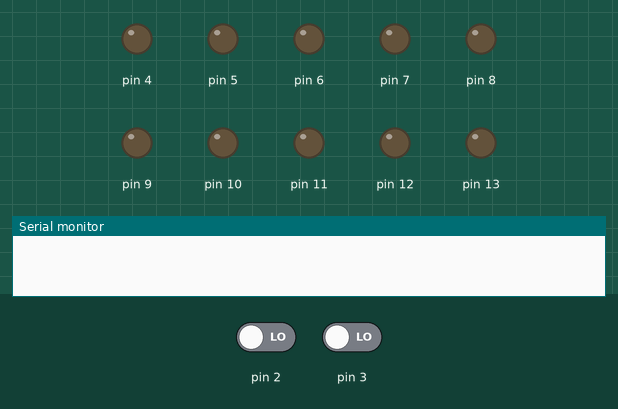
Recording of a sketch running on a simulated Arduino Uno, built with avr-gcc and run on an emulated ATmega328P. Parts: output pins drawn as LEDs (lit = HIGH), the last lines printed to the serial monitor. Dashed ring = blinking. The test bench sets the inputs (shaded band); at power-on: pin 2 LOW, pin 3 LOW.

Above: at 1.2 s.
1.3 s: pin 2 driven HIGH
At 2.1 s:
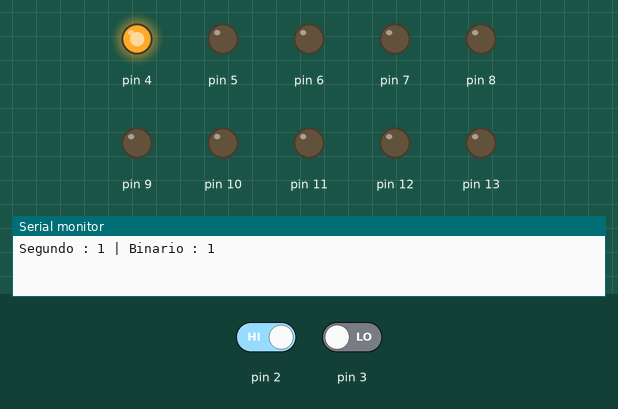
At 3.1 s:
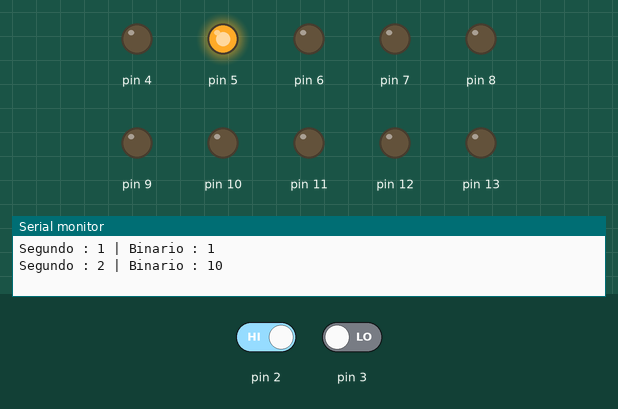
4.3 s: pin 3 driven HIGH
At 20.6 s:
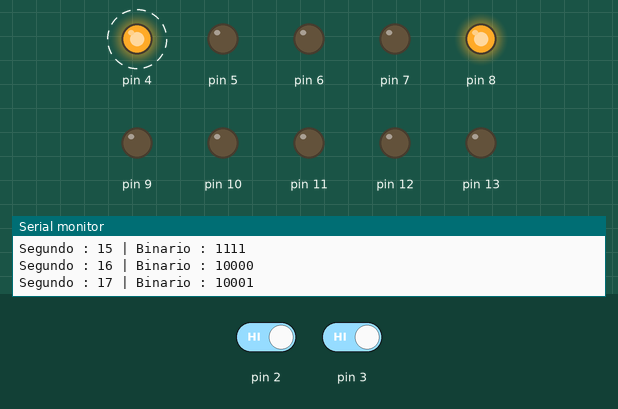
Timing chart, 0 to 24.8 s (numbered marks = the images above; inputs shaded):
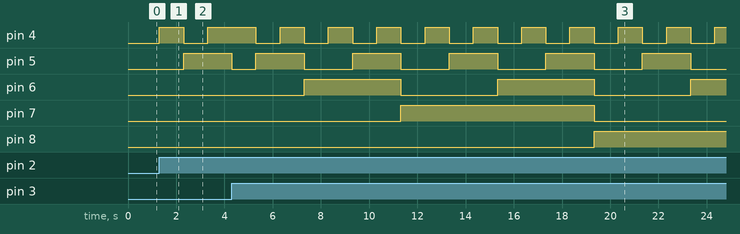

Measured:
- after the input at 1.3 s, pin 4: LOW → HIGH at once, → LOW 1.0 s later, → HIGH 1.0 s later; pin 5: LOW → HIGH after 1.0 s
- after the input at 4.3 s, pin 8: LOW → HIGH after 15.0 s instead of 12.0 s
- by itself, pin 6: alternates HIGH for 4.0 s and LOW for 4.0 s

The sketch:

copy_of_tp_01_cron_metro_binario_empty_1.ino
```cpp
/*
 *	Trabajo Práctico 1: Cronómetro Binario
 *
 *	Al iniciar la simulacion, todos los led deben comenzar apagados.
 *	Cada 1 segundo que transcurra, se deben encender los led
 *	de acuerdo al numero que representan.
 *
 *	Ejemplo:
 *
 *	El numero 15 (0000001111) se representaria encendiendo los
 *	leds AMARILLO y NARANJA.
 *	Al pasar al numero 16 (0000010000), se deben apagar todos
 *	los led anteriores y encenderse uno de los leds VERDES.
 *	Notese, en el ejemplo los 0 representan los led apagados
 *	y los 1 los led encendidos).
 *
 *	-------------------------------------------------------
 *
 *	Al presionarse el boton START, debe iniciar el cronometro.
 *	Volver a presionarlo hace que la secuencia se detenga.
 *  (Como si se hubiese presionado pausa).
 *	Al presionarse el boton RESET, el cronometro
 *	debe reiniciarse y arrancar de 0.
 *
 *	Tip: Modularizar la función que controla el encendido de los
 *	LEDS y de ser posible, todo el código para evitar repetir lineas lo mas posible.
 *  Usar millis para controlar el tiempo del contador para que el cambio de los
 *	leds encendidos sea perceptible para el ojo humano y
 *	documentar cada función creada en el código.
 *	Un breve comentario que diga que es lo que hace esa función
 *  y de corresponder, que retorna).
*/

//##### Una Ayudita #####
//--- Defines ---//
#define ZERO_TO_HERO 0          //? To start the counter from 0
#define BUTTON_START 2
#define BUTTON_RESET 3
#define FIRST_LED 4             //? First pin of the leds
#define LAST_LED 13             //? Last pin of the leds
#define BASE_MILLI_SECONDS 1000 //? Secods expresed in miliseconds
#define MAX_SECONDS 1023        //! Max amount of secods to show
//--- End Defines ---//

// C++ code
//


void setup()
{
  pinMode(2,INPUT);
  pinMode(3, INPUT);
  pinMode(4, OUTPUT);
  pinMode(5, OUTPUT);
  pinMode(6, OUTPUT);
  pinMode(7, OUTPUT);
  pinMode(8, OUTPUT);
  pinMode(9, OUTPUT);
  pinMode(10, OUTPUT);
  pinMode(11, OUTPUT);
  pinMode(12, OUTPUT);
  pinMode(13, OUTPUT);

  Serial.begin(9600);
}
	int botonStarAntes=0;
	int botonResetAntes=0;
	int contador = 0;
	unsigned long tiempoAntes = 0;
	int banderaStar;
	int valorBandera= 0;
	int banderaReset = 0;

void loop()
{
  unsigned long tiempoAhora = millis();

  int botonStarAhora = digitalRead(2);
  int botonResetAhora = digitalRead(3);

  if(botonStarAhora == 1 && botonStarAntes == 0)
  {
    valorBandera = !valorBandera;
    banderaStar = valorBandera;
  }
  botonStarAntes = botonStarAhora;

  if(botonResetAhora == 1 && botonResetAntes == 0)
  {
    banderaReset = 1;
  }
  botonResetAntes=botonResetAhora;

  if(banderaReset ==  1)
  {
    contador = 0;
    banderaReset = 0;
  }

  if(contador >1023)
  {
    banderaStar = apagarTodosLosLeds();
    contador = 0;
  }


  if(banderaStar == 1)
  {
      if(tiempoAhora - tiempoAntes >= 1000)
      {
        contador++;
        Serial.print("Segundo : ");
        Serial.print(contador);
        Serial.print(" | Binario : ");
        Serial.println(contador,BIN);
        tiempoAntes = tiempoAhora;
      }

		EncenderLeds(contador);
  }

  delay(50);
}

//FUNCION QUE APAGA TODOS LOS LEDS CUADNO LLEGE A  1024
int apagarTodosLosLeds()
{
  int bandera;

  digitalWrite(4, LOW);
  digitalWrite(5, LOW);
  digitalWrite(6, LOW);
  digitalWrite(7, LOW);
  digitalWrite(8, LOW);
  digitalWrite(9, LOW);
  digitalWrite(10, LOW);
  digitalWrite(11, LOW);
  digitalWrite(12, LOW);
  digitalWrite(13, LOW);
  bandera = 0;

  return bandera;
}


//FUNCION QUE ENCIENDE Y APAGA LOS LEDS
void EncenderLeds(int bits)
{

   bits = bitRead(contador,0);

      if(bits == 1)
      {
        digitalWrite(4, HIGH);
      }else
      {
        digitalWrite(4, LOW);
      }

  bits = bitRead(contador,1);

      if(bits == 1)
      {
        digitalWrite(5, HIGH);
      }else
      {
        digitalWrite(5, LOW);
      }

   bits = bitRead(contador,2);

      if(bits == 1)
      {
        digitalWrite(6, HIGH);
      }else
      {
        digitalWrite(6, LOW);
      }

   bits = bitRead(contador,3);

      if(bits == 1)
      {
        digitalWrite(7, HIGH);
      }else
      {
        digitalWrite(7, LOW);
      }

   bits = bitRead(contador,4);

      if(bits == 1)
      {
        digitalWrite(8, HIGH);
      }else
      {
        digitalWrite(8, LOW);
      }

   bits = bitRead(contador,5);

      if(bits == 1)
      {
        digitalWrite(9, HIGH);
      }else
      {
        digitalWrite(9, LOW);
      }

   bits = bitRead(contador,6);

      if(bits == 1)
      {
        digitalWrite(10, HIGH);
      }else
      {
        digitalWrite(10, LOW);
      }

     bits = bitRead(contador,7);

      if(bits == 1)
      {
        digitalWrite(11, HIGH);
      }else
      {
        digitalWrite(11, LOW);
      }

     bits = bitRead(contador,8);

      if(bits == 1)
      {
        digitalWrite(12, HIGH);
      }else
      {
        digitalWrite(12, LOW);
      }

     bits = bitRead(contador,9);

      if(bits == 1)
      {
        digitalWrite(13, HIGH);
      }else
      {
        digitalWrite(13, LOW);
      }
}
```
